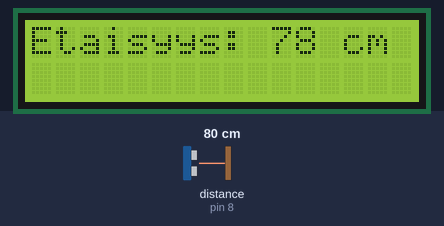
This sketch was run on a simulated Arduino Uno, built with avr-gcc and run on an emulated ATmega328P. Parts: 16×2 character LCD. Wiring (inferred from the names in the program): ultrasonic range finder: trigger pin 9; echo pin 8. The inputs (shaded band) are chosen by the test bench; at power-on: distance to the obstacle (sensor on pin 8) 80 cm. The echo pulse lasts 58.3 µs per cm.

Above: at 1.2 s.
1.3 s: distance to the obstacle (sensor on pin 8) set to 2 cm
At 2.8 s:
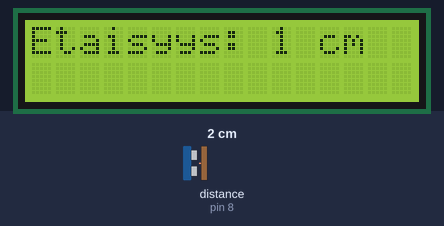
5.4 s: distance to the obstacle (sensor on pin 8) set to 4 cm
At 6.7 s:
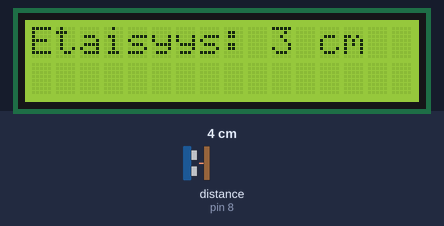
8.6 s: distance to the obstacle (sensor on pin 8) set to 9 cm
At 9.5 s:
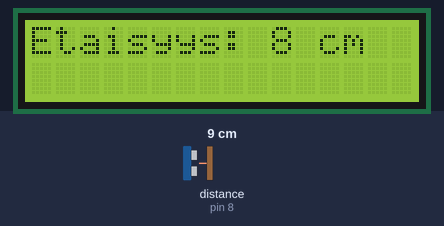
Timing chart, 0 to 11.6 s (numbered marks = the images above; inputs shaded):
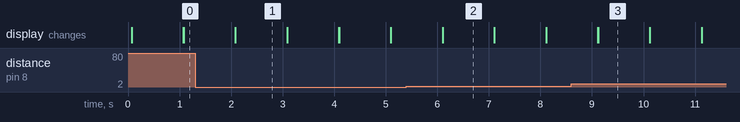

Measured:
- after the input at 1.3 s, the display: first differs from a run without the input after 0.78 s (image 1)
- after the input at 5.4 s, the display: first differs from a run without the input after 0.70 s (image 2)
- after the input at 8.6 s, the display: first differs from a run without the input after 0.52 s (image 3)
- what the display in image 1 shows lasts 1.0 s, from 2.1 s to 3.1 s

The sketch:

A_Harjoitus7.ino
```cpp
const int rs = 12, en = 11, d4 = 5, d5 = 4, d6 = 3, d7 = 2;
#include <LiquidCrystal.h>
LiquidCrystal lcd(rs, en, d4, d5, d6, d7);
const int trigPin = 9;
const int echoPin = 8;
long duration;
int distanceCm, distanceInch;
void setup() {
  // put your setup code here, to run once:
  lcd.begin(16, 2);
  pinMode(trigPin, OUTPUT);
pinMode(echoPin, INPUT);
}

void loop() {
  // put your main code here, to run repeatedly:
digitalWrite(trigPin, LOW);
delayMicroseconds(2);
digitalWrite(trigPin, HIGH);
delayMicroseconds(10);
digitalWrite(trigPin, LOW);
duration = pulseIn(echoPin, HIGH);
distanceCm= duration*0.034/2;

lcd.setCursor(0,0); // Sets the location at which subsequent text written to the LCD will be displayed
lcd.print("Etaisyys: "); // Prints string "Distance" on the LCD
lcd.print(distanceCm); // Prints the distance value from the sensor
lcd.print(" cm");
delay(1000);
lcd.clear();
}
```
